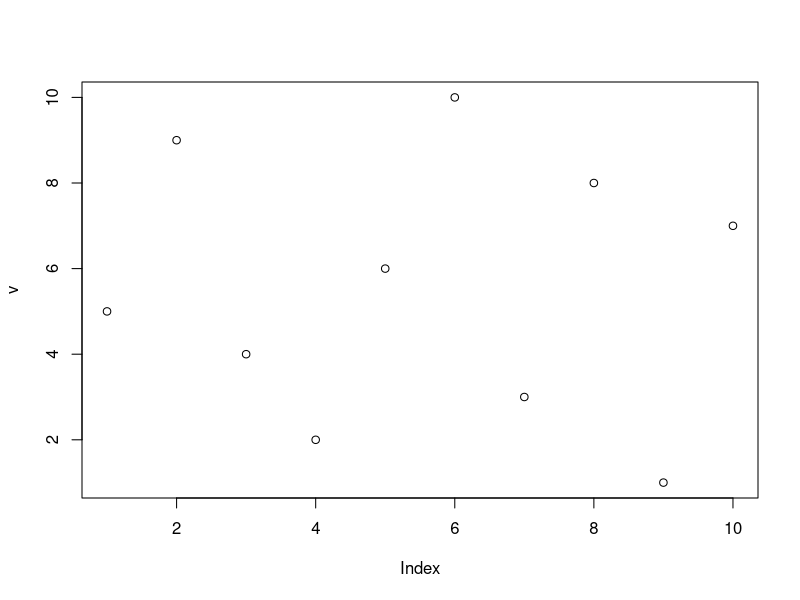
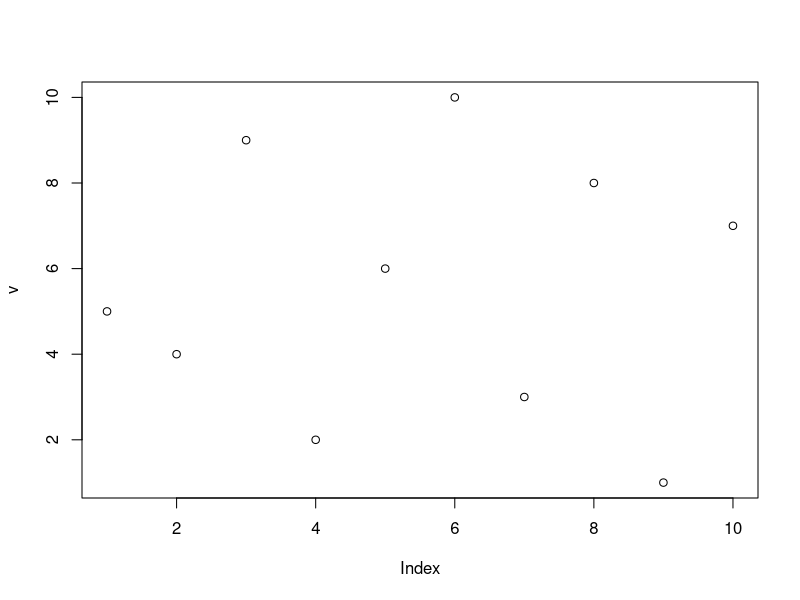
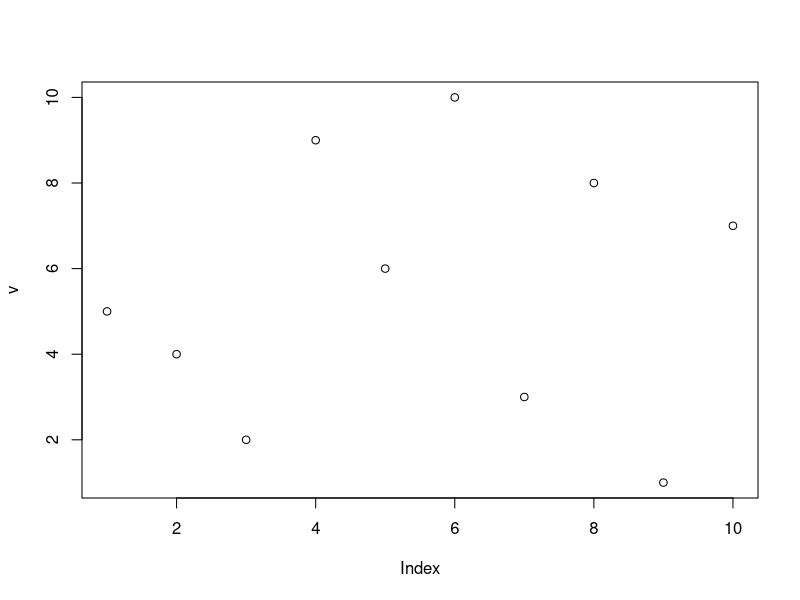
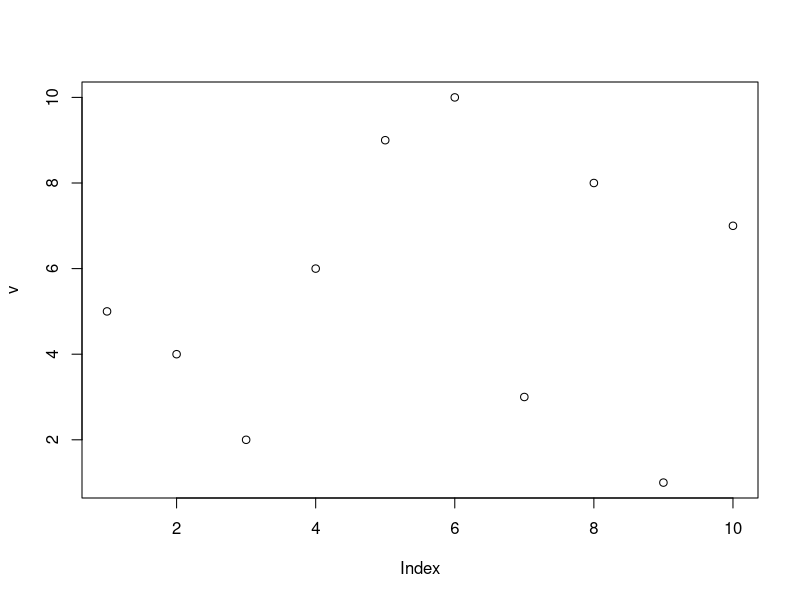
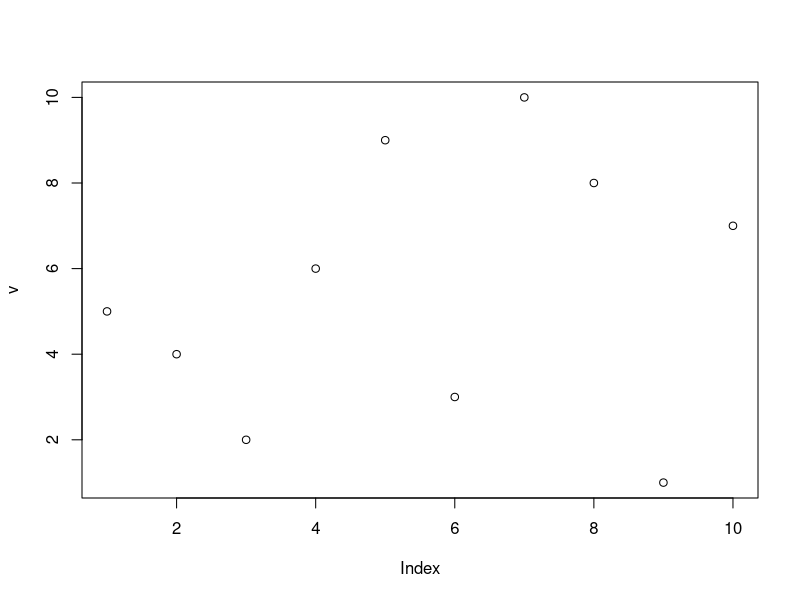
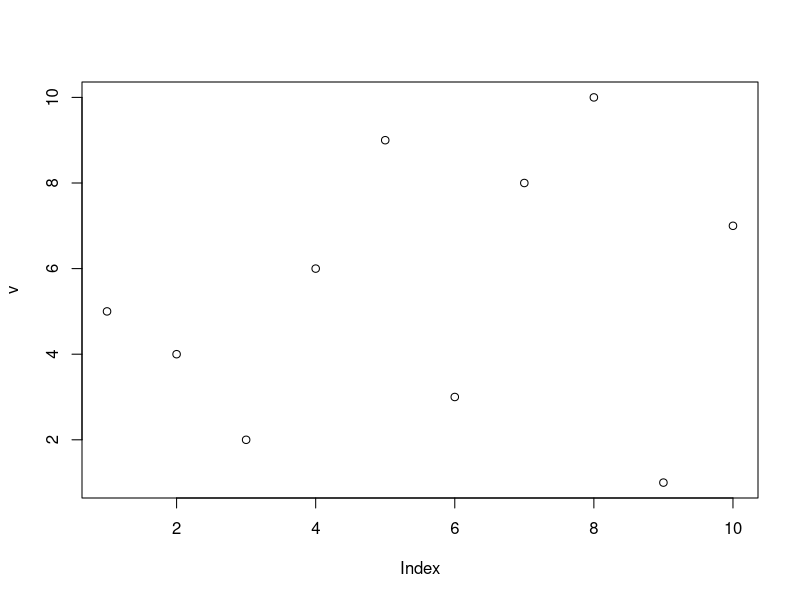
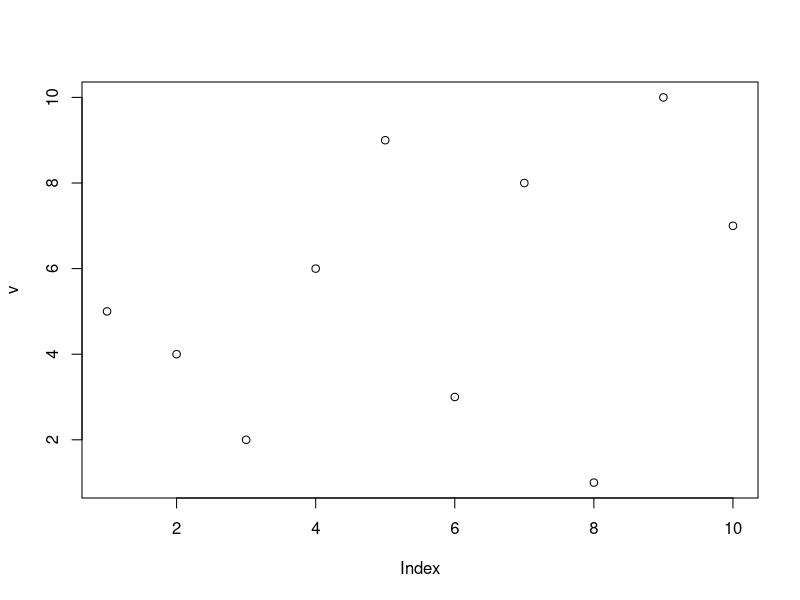
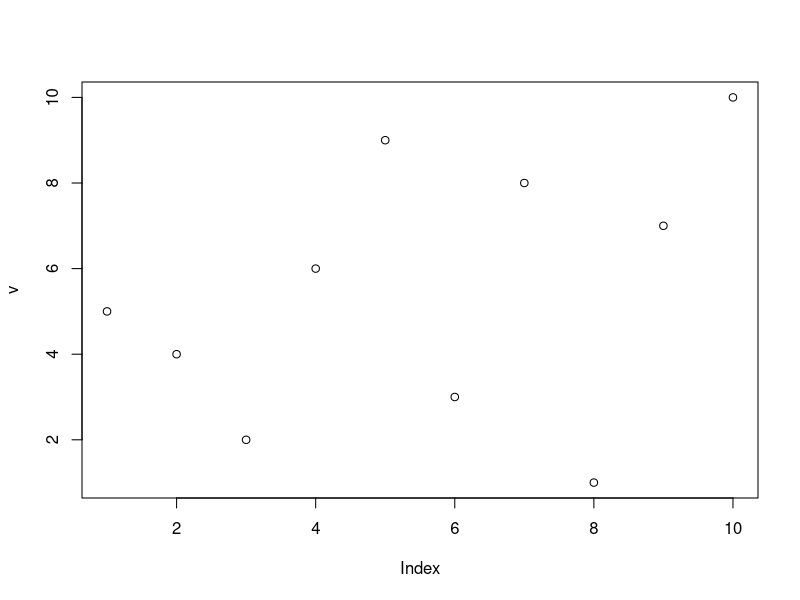

These figures' R source, in order:
# Semana 8
# Q1 - Implemente uma função que recebe como entrada um vetor v e retorna um vetor
# com os mesmos elementos de v mas em ordem crescente a partir do algoritmo de
# Ordenação Bolha visto na última aula teórica.

# a - Façaa seguindo a primeira implementação sugerida: não-recursiva e sem a variável “troca”.
OrdenaBolha = function(v){
  if( !is.vector(v))stop("O argumento de entrada precisa ser um vetor.")
  n = length(v)
  for(j in 1:(n-1)){
    for(i in 1:(n-j)){
      if(v[i]>v[i+1]){
        aux     = v[i+1]
        v[i+1]  = v[i]
        v[i]    = aux
      }
    }
  }
  return(v)
}
w = c(1,0,5,8,2,30,4)
w = c(1,0,5)
OrdenaBolha(w)
sort(w)

# b - Faça seguindo a segunda implementação sugerida: recursiva e sem a variável “troca”.
OrdenaBolhaRec = function(v){
  if( !is.vector(v))stop("O argumento de entrada precisa ser um vetor.")
  n = length(v)
  if(n==1){return(v)}
  for(i in 1:(n-1)){
    if(v[i]>v[i+1]){
      aux     = v[i+1]
      v[i+1]  = v[i]
      v[i]    = aux
    }
  }
  w  = v[-n]
  w0 = OrdenaBolhaRec(w) 
  return(c(w0,v[n]))
}
w = c(1,0,5,8,2,30,4)
w = c(1,0,5)
OrdenaBolhaRec(w)
sort(w)

# c - Faça seguindo a terceira implementação sugerida: não-recursiva e com a variável “troca”.
OrdenaBolha2 = function(v){
  if( !is.vector(v))stop("O argumento de entrada precisa ser um vetor.")
  n = length(v)
  for(j in 1:(n-1)){
    troca = F
    i = 1
    for(i in 1:(n-j)){
      if(v[i]>v[i+1]){
        aux     = v[i+1]
        v[i+1]  = v[i]
        v[i]    = aux
        troca   = T
      }
    }
    if(troca==F){break}
  }
  return(v)
}
w = c(1,0,5,8,2,30,4)
w = c(1,0,2:10)
w = c(1,0,5)
OrdenaBolha2(w)
sort(w)

# d -  Faça seguindo a quarta implementação sugerida: recursiva e com a variável “troca”.
OrdenaBolhaRec2 = function(v){
  if( !is.vector(v))stop("O argumento de entrada precisa ser um vetor.")
  n = length(v)
  if(n==1){return(v)}
  troca = F
  for(i in 1:(n-1)){
    if(v[i]>v[i+1]){
      aux     = v[i+1]
      v[i+1]  = v[i]
      v[i]    = aux
      troca = T
    }
  }
  if(!troca) return(v)
  w  = v[-n]
  w0 = OrdenaBolhaRec2(w) 
  return(c(w0,v[n]))
}
w = c(1,0,5,8,2,30,4)
w = c(1,0,5)
OrdenaBolhaRec2(w)
sort(w)

# Q2 - Modifique as quarto funções implementadas no exercício 8.1 acima de forma que elas
# retornem, além do vetor ordenado, o número de comparações realizadas para ordenar o vetor.
# a
OrdenaBolha_2 = function(v){
  if( !is.vector(v))stop("O argumento de entrada precisa ser um vetor.")
  n = length(v)
  a = 0
  for(j in 1:(n-1)){
    for(i in 1:(n-j)){
      a = a + 1
      if(v[i]>v[i+1]){
        aux     = v[i+1]
        v[i+1]  = v[i]
        v[i]    = aux
      }
    }
  }
  return(list(v, a))
}
w = c(1,0,5,8,2,30,4)
OrdenaBolha_2(w)
sort(w)
sum(seq(1,length(w)-1,by=1))

# b
OrdenaBolhaRec_2 = function(v){
  if( !is.vector(v))stop("O argumento de entrada precisa ser um vetor.")
  n = length(v)
  if(n==1){return(list(v,0))}
  a = 0
  for(i in 1:(n-1)){
    a = a+1
    if(v[i]>v[i+1]){
      aux     = v[i+1]
      v[i+1]  = v[i]
      v[i]    = aux
    }
  }
  w  = v[-n]
  aux = OrdenaBolhaRec_2(w)
  w0 = aux[[1]]
  a  = a + aux[[2]] 
  return(list(c(w0,v[n]), a))
}
w = c(1,0,5,8,2,30,4)
w = c(1,0,5)
OrdenaBolhaRec_2(w)
sort(w)

# c
OrdenaBolha2_2 = function(v){
  if( !is.vector(v))stop("O argumento de entrada precisa ser um vetor.")
  n = length(v)
  a = 0
  for(j in 1:(n-1)){
    troca = F
    i = 1
    for(i in 1:(n-j)){
      a = a+1
      if(v[i]>v[i+1]){
        aux     = v[i+1]
        v[i+1]  = v[i]
        v[i]    = aux
        troca   = T
      }
    }
    if(troca==F){break}
  }
  return(list(v,a))
}
w = c(1,0,5,8,2,30,4)
w = c(1,0,2:10)
w = c(1,0,5)
OrdenaBolha2_2(w)
sort(w)

# d
OrdenaBolhaRec2_2 = function(v){
  if( !is.vector(v))stop("O argumento de entrada precisa ser um vetor.")
  n = length(v)
  if(n==1){return(list(v,0))}
  troca = F
  a = 0
  for(i in 1:(n-1)){
    a = a+1
    if(v[i]>v[i+1]){
      aux     = v[i+1]
      v[i+1]  = v[i]
      v[i]    = aux
      troca = T
    }
  }
  if(!troca) return(list(v,a))
  w  = v[-n]
  aux = OrdenaBolhaRec2_2(w) 
  w0 = aux[[1]]
  a = a + aux[[2]]
  return(list(c(w0,v[n]), a))
}
w = c(1,0,5,8,2,30,4)
w = c(1,0,5)
OrdenaBolhaRec2_2(w)
sort(w)

# Q3 - Modifique as quarto funçães implementadas no exercício 8.1 acima de forma que elas
# retornem, além do vetor ordenado, o número de trocas realizadas para ordenar o vetor.
# a
OrdenaBolha_3 = function(v){
  if( !is.vector(v))stop("O argumento de entrada precisa ser um vetor.")
  n = length(v)
  a = 0
  for(j in 1:(n-1)){
    for(i in 1:(n-j)){
      if(v[i]>v[i+1]){
        aux     = v[i+1]
        v[i+1]  = v[i]
        v[i]    = aux
        a       = a + 1        
      }
    }
  }
  return(list(v, a))
}


# b
OrdenaBolhaRec_3 = function(v){
  if( !is.vector(v))stop("O argumento de entrada precisa ser um vetor.")
  n = length(v)
  if(n==1){return(list(v,0))}
  a = 0
  for(i in 1:(n-1)){
    if(v[i]>v[i+1]){
      a       = a+1
      aux     = v[i+1]
      v[i+1]  = v[i]
      v[i]    = aux
    }
  }
  w  = v[-n]
  aux = OrdenaBolhaRec_3(w)
  w0 = aux[[1]]
  a  = a + aux[[2]] 
  return(list(c(w0,v[n]), a))
}

# c
OrdenaBolha2_3 = function(v){
  if( !is.vector(v))stop("O argumento de entrada precisa ser um vetor.")
  n = length(v)
  a = 0
  for(j in 1:(n-1)){
    troca = F
    i = 1
    for(i in 1:(n-j)){
      if(v[i]>v[i+1]){
        a       = a+1
        aux     = v[i+1]
        v[i+1]  = v[i]
        v[i]    = aux
        troca   = T
      }
    }
    if(troca==F){break}
  }
  return(list(v,a))
}

# d
OrdenaBolhaRec2_3 = function(v){
  if( !is.vector(v))stop("O argumento de entrada precisa ser um vetor.")
  n = length(v)
  if(n==1){return(list(v,0))}
  troca = F
  a = 0
  for(i in 1:(n-1)){
    if(v[i]>v[i+1]){
      a       = a+1
      aux     = v[i+1]
      v[i+1]  = v[i]
      v[i]    = aux
      troca = T
    }
  }
  if(!troca) return(list(v,a))
  w  = v[-n]
  aux = OrdenaBolhaRec2_3(w) 
  w0 = aux[[1]]
  a = a + aux[[2]]
  return(list(c(w0,v[n]), a))
}

OrdenaBolha_3(w)
OrdenaBolha2_3(w)
OrdenaBolhaRec_3(w)
OrdenaBolhaRec2_3(w)

# Q4 - Usando as funções já implementadas, verifique quantas comparações cada uma delas precisa para ordenar os seguintes vetores:

# (a) v <- c(10,9,8,7,6,5,4,3,2,1)
# (b) v <- c(1,3,5,5,4,0,-1,2,6,-2)
# (c) v <- c(2,0,4,6,8,10,12,14,16,18,20)
# (d) v <- c("fabio","ana","pedro","bruno","bruna","marco")

# OBS: No R é possível comparar palavras com o comando <. Por exemplo, digite no
# cursor o comando "aaa"<"aba" e veja a resposta. Dessa forma você também pode
# passar como entrada para as funções implementadas um array de caracteres, como sugerido no item 8.4d.

v = c(10,9,8,7,6,5,4,3,2,1)
v = c(1,3,5,5,4,0,-1,2,6,-2)
v = c(2,0,4,6,8,10,12,14,16,18,20)
v = c("fabio","ana","pedro","bruno", "bruna", "marco")
c1 = OrdenaBolha_2(v)
c2 = OrdenaBolha2_2(v)
c3 = OrdenaBolhaRec_2(v)
c4 = OrdenaBolhaRec2_2(v)
c(c1[[2]], c2[[2]], 
  c3[[2]], c4[[2]])

# Q5 - Escolha uma das funções não recursivas implementadas no exercício 8.1 e coloque
# antes de cada troca de posição o comando plot(v), onde no lugar de v deve entrar
# o nome que você deu ao vetor na sua função. Agora digite os seguintes comandos:
# v <- c(5,9,4,2,6,10,3,8,1,7)
# w <- novafuncao(v)
# plot(w)
# onde novafuncao é o nome da função modificada nesse exercícios. 
# Veja os gráficos plotados e interprete.

novafuncao = function(v){
  if( !is.vector(v))stop("O argumento de entrada precisa ser um vetor.")
  n = length(v)
  for(j in 1:(n-1)){
    for(i in 1:(n-j)){
      if(v[i]>v[i+1]){
        x11()
        plot(v)
        aux     = v[i+1]
        v[i+1]  = v[i]
        v[i]    = aux
      }
    }
  }
  return(v)
}
v = c(5,9,4,2,6,10,3,8,1,7)
w = novafuncao(v)
plot(w)

# Q6 - Refaça a questão 8.1 de forma que o vetor retornado esteja em ordem decrescente em vez de em ordem crescente.
# a
OrdenaBolhaD = function(v){
  if( !is.vector(v))stop("O argumento de entrada precisa ser um vetor.")
  n = length(v)
  for(j in 1:(n-1)){
    for(i in 1:(n-j)){
      if(v[i]<v[i+1]){
        aux     = v[i+1]
        v[i+1]  = v[i]
        v[i]    = aux
      }
    }
  }
  return(v)
}
w = c(1,0,5,8,2,30,4)
OrdenaBolhaD(w)
sort(w, decreasing =T)

# b
OrdenaBolhaRecD = function(v){
  if( !is.vector(v))stop("O argumento de entrada precisa ser um vetor.")
  n = length(v)
  if(n==1){return(v)}
  for(i in 1:(n-1)){
    if(v[i]<v[i+1]){
      aux     = v[i+1]
      v[i+1]  = v[i]
      v[i]    = aux
    }
  }
  w  = v[-n]
  w0 = OrdenaBolhaRecD(w) 
  return(c(w0,v[n]))
}
OrdenaBolhaRecD(w)
sort(w,decreasing=T)

# c
OrdenaBolhaD2 = function(v){
  if( !is.vector(v))stop("O argumento de entrada precisa ser um vetor.")
  n = length(v)
  for(j in 1:(n-1)){
    troca = F
    i = 1
    for(i in 1:(n-j)){
      if(v[i]<v[i+1]){
        aux     = v[i+1]
        v[i+1]  = v[i]
        v[i]    = aux
        troca   = T
      }
    }
    if(troca==F){break}
  }
  return(v)
}
OrdenaBolhaD2(w)
sort(w, decreasing=T)

# d
OrdenaBolhaRecD2 = function(v){
  if( !is.vector(v))stop("O argumento de entrada precisa ser um vetor.")
  n = length(v)
  if(n==1){return(v)}
  troca = F
  for(i in 1:(n-1)){
    if(v[i]<v[i+1]){
      aux     = v[i+1]
      v[i+1]  = v[i]
      v[i]    = aux
      troca = T
    }
  }
  if(!troca) return(v)
  w  = v[-n]
  w0 = OrdenaBolhaRecD2(w) 
  return(c(w0,v[n]))
}
OrdenaBolhaRecD2(w)
sort(w, decreasing=T)

# Q7 - Implemente uma função que recebe como entrada um vetor v e retorna um vetor
# com os mesmos elementos de v mas em ordem crescente a partir do algoritmo de
# Ordenação Rápida visto na última aula teórica.
OrdenaRapidoRec = function(v){
  if(!is.vector(v)) stop("o argumento de entrada precisa ser um vetor")
  n = length(v)
  if(n==1)return(v)
  for(i in 2:n){
    j       = n
    achoui  = F
    if(v[1]<v[i]){
      achoui = T
      while(v[1]<v[j]){j=j-1}
      if(i<j){
        aux   = v[j]
        v[j]  = v[i]
        v[i]  = aux
      }else{
        aux   = v[1]
        v[1]  = v[j]
        v[j]  = aux
        break
      }
    }
  }
  if(!achoui){
    aux   = v[1]
    v[1]  = v[n]
    v[n]  = aux
  }
  if(j>1)
  {  
    we  = v[1:(j-1)] 
    weo = OrdenaRapidoRec(we)
    vo  = c(weo, v[j])
  }else{vo = v[j]}
  
  if(j<n)
  {
    wd = v[(j+1):n]
    wdo = OrdenaRapidoRec(wd)
    vo  = c(vo, wdo)
  }
  return(vo)
}
v = c(5,3,6,1,4)
v = c(37,33,48,12,92,25,86,57)
OrdenaRapidoRec(v)
sort(v)

# Q8 - Modifique a função implementada no exercício 8.7 acima de forma que ela retorne, além do vetor ordenado, 
# o número de comparações realizadas para ordenar o vetor.

OrdenaRapidoRec_c = function(v){
  if(!is.vector(v)) stop("o argumento de entrada precisa ser um vetor")
  n = length(v)
  if(n==1)return(list(v,0))
  comp = 0
  for(i in 2:n){
    j       = n
    achoui  = F
    comp    = comp + 1
    if(v[1]<v[i]){
      achoui  = T
      while(v[1]<v[j]){
        j=j-1; comp = comp + 1; 
      }
      comp=comp+1
      comp  = comp + 1 
      if(i<j){
        aux   = v[j]
        v[j]  = v[i]
        v[i]  = aux
      }else{
        aux   = v[1]
        v[1]  = v[j]
        v[j]  = aux
        break
      }
    }
  }
  if(!achoui){
    aux   = v[1]
    v[1]  = v[n]
    v[n]  = aux
  }
  if(j>1){  
    we    = v[1:(j-1)] 
    aux   = OrdenaRapidoRec_c(we)
    weo   = aux[[1]]
    comp  = comp + aux[[2]]    
    vo    = c(weo, v[j])
  }else{vo = v[j]}
  
  if(j<n){
    wd    = v[(j+1):n]
    aux   = OrdenaRapidoRec_c(wd)
    wdo   = aux[[1]]
    comp  = comp + aux[[2]]    
    vo    = c(vo, wdo)
  }
  return(list(vo,comp))
}
v = c(5,3,6,1,4)
v = c(37,33,48,12,92,25,86,57)
OrdenaRapidoRec_c(v)
sort(v)

# Q9 - Modifique a função implementada no exercício 8.7 acima de forma que ela retorne,
# além do vetor ordenado, o número de trocas realizadas para ordenar o vetor.

OrdenaRapidoRec_t = function(v){
  if(!is.vector(v)) stop("o argumento de entrada precisa ser um vetor")
  n = length(v)
  if(n==1)return(list(v,0))
  troca = 0
  for(i in 2:n){
    j       = n
    achoui  = F
    if(v[1]<v[i]){
      achoui  = T
      while(v[1]<v[j]){        j=j-1      }
      if(i<j){
        aux   = v[j]
        v[j]  = v[i]
        v[i]  = aux
        troca = troca + 1
      }else{
        aux   = v[1]
        v[1]  = v[j]
        v[j]  = aux
        troca = troca + 1
        break
      }
    }
  }
  if(!achoui){
    aux   = v[1]
    v[1]  = v[n]
    v[n]  = aux
    troca = troca + 1
  }
  
  if(j>1)
  {  
    we    = v[1:(j-1)] 
    aux   = OrdenaRapidoRec_t(we)
    weo   = aux[[1]]
    troca = troca + aux[[2]]    
    vo    = c(weo, v[j])
  }else{vo = v[j]}
  
  if(j<n)
  {
    wd    = v[(j+1):n]
    aux   = OrdenaRapidoRec_t(wd)
    wdo   = aux[[1]]
    troca = troca + aux[[2]]    
    vo    = c(vo, wdo)
  }
  return(list(vo,troca))
}
v = c(5,3,6,1,4)
v = c(37,33,48,12,92,25,86,57)
OrdenaRapidoRec_t(v)
sort(v)

# Q10 - Verifique quantas comparações e quantas trocas são necessárias para ordenar os
# mesmo vetores do exercício 8.4 a partir da ordenação rápida.

v = c(10,9,8,7,6,5,4,3,2,1)
v = c(1,3,5,5,4,0,-1,2,6,-2)
v = c(2,0,4,6,8,10,12,14,16,18,20)
v = c("fabio","ana","pedro","bruno", "bruna", "marco")

a1 = OrdenaRapidoRec_c(v)
a2 = OrdenaRapidoRec_t(v)
c(a1[[2]], a2[[2]])

# Q11 - Refaça a questão 8.7 de forma que o vetor retornado esteja em ordem decrescente em vez de em ordem crescente.
OrdenaRapidoRecd = function(v){
  if(!is.vector(v)) stop("o argumento de entrada precisa ser um vetor")
  n = length(v)
  if(n==1)return(v)
  for(i in 2:n){
    j       = n
    achoui  = F
    if(v[1]>v[i]){
      achoui = T
      while(v[1]>v[j]){j=j-1}
      if(i<j){
        aux   = v[j]
        v[j]  = v[i]
        v[i]  = aux
      }else{
        aux   = v[1]
        v[1]  = v[j]
        v[j]  = aux
        break
      }
    }
  }
  if(!achoui){
    aux   = v[1]
    v[1]  = v[n]
    v[n]  = aux
  }
  
  if(j>1)
  {  
    we  = v[1:(j-1)] 
    weo = OrdenaRapidoRecd(we)
    vo  = c(weo, v[j])
  }else{vo = v[j]}
  
  if(j<n)
  {
    wd = v[(j+1):n]
    wdo = OrdenaRapidoRecd(wd)
    vo  = c(vo, wdo)
  }
  return(vo)
}
v = c(5,3,6,1,4)
OrdenaRapidoRecd(v)
sort(v, decreasing=T)
